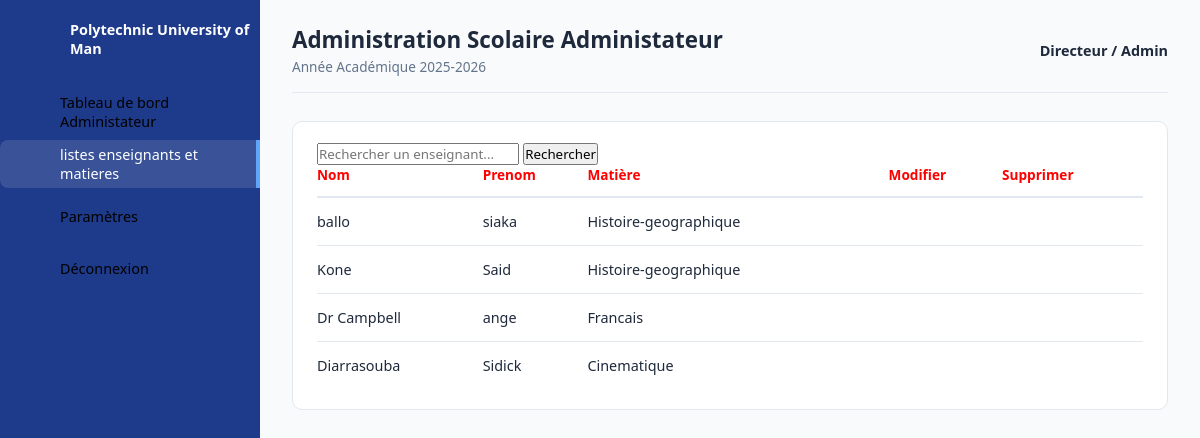
The page /liste_professeur/ on the database as committed earlier.
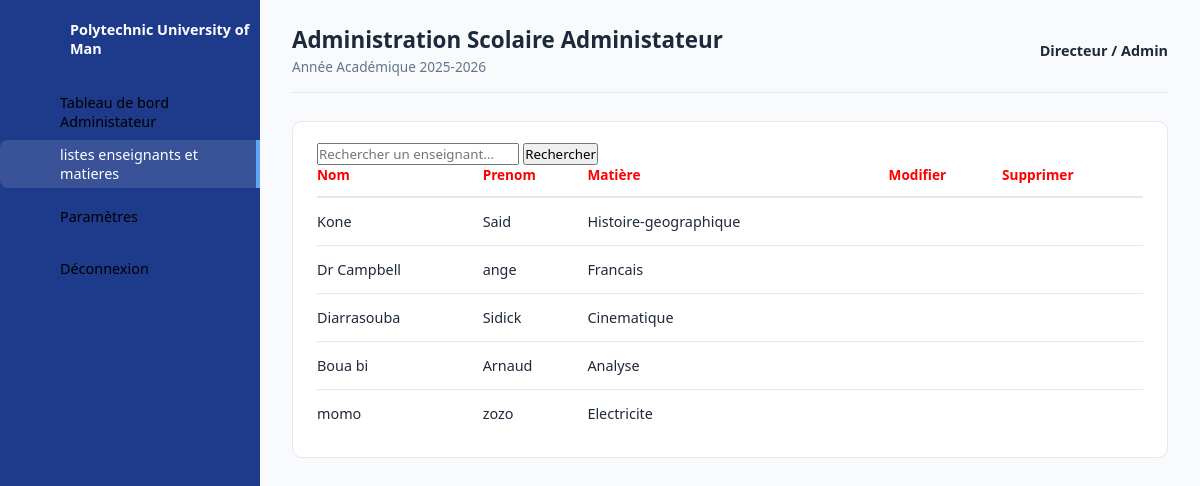
The same page on the database as committed later.
### new_project/models.py (models this page shows, shortened)
class Professeur (models.Model):
    nom=models.CharField(max_length=100)
    prenom =models.CharField(max_length=100)
    age=models.IntegerField(default=0)
    classe = models.ForeignKey(Classes, on_delete=models.SET_NULL,null=True,blank=True)
    matiere =models.ForeignKey (Matieres, on_delete=models.SET_NULL,null=True, blank=True)
    id_user =models.OneToOneField(Utilisateur, on_delete=models.CASCADE, related_name='professeur' , null=True )
    class Meta:
        verbose_name = "Professeur"
        verbose_name_plural = "Professeurs"

class Matieres (models.Model):
    nom=models.CharField(max_length=50)
    class Meta:
        verbose_name = "Matière"
        verbose_name_plural = "Matières"
    def __str__(self):
        return self.nom

### new_project/views.py (the view)
# urls.py: path("liste_professeur/", liste_professeur, name='liste_professeur'),
def liste_professeur(request):
    recherche = request.GET.get('recherche')
    if recherche:
        professeurs = Professeur.objects.filter(
            nom__icontains=recherche
        )
    else:
        professeurs = Professeur.objects.all()
    context = {
        'professeurs': professeurs,
        'recherche': recherche
    }
    return render(
        request,
        'liste_professeur.html',
        context
    )

### templates/liste_professeur.html (shortened to what this page needs)
{% load static %}
<!DOCTYPE html>
<html lang="fr">
<head>
    <link rel="stylesheet" href="{% static 'css/dashboardadmin.css' %}?v=2.0">
</head>
<body>
    <div class="container">
        <aside class="navigation">
            <ul>
                <li class="brand">
                    <a href="#">
                        <span class="titre">Polytechnic University of Man</span>
                    </a>
                </li>
                <li>
                    <a href="{% url 'dashboardadmin' %}">
                        <span class="titre">Tableau de bord Administateur</span>
                    </a>
                </li>
                <li class="active">
                    <a href="{% url 'liste_professeur' %}">
                        <span class="titre">listes enseignants et matieres</span>
                    </a>
                </li>
                <li>
                    <a href="#">
                        <span class="titre">Paramètres</span>
                    </a>
                </li>
                <li class="logout">
                    <a href="{% url 'deconnexion' %}">
                        <span class="titre">Déconnexion</span>
                    </a>
                </li>
            </ul>
        </aside>
        <main class="main-content">
            <header class="topbar">
                <div>
                    <h2>Administration Scolaire Administateur</h2>
                    <p class="subtitle">Année Académique 2025-2026</p>
                </div>
                <div class="user-profile">
                    <span>Directeur / Admin</span>
                </div>
            </header>
            <section class="details">
                <div class="recent-orders">
                   <form method="GET" class="search-form">
                        <input type="text" name="recherche" placeholder="Rechercher un enseignant..."    value="{{ request.GET.recherche }}">
                         <button type="submit">Rechercher</button>
                    </form>
                    <table>
                        <thead>
                            <tr>
                                <td class="lock">Nom</td>
                                <td class="lock">Prenom</td>
                                <td class="lock">Matière</td>
                                <td class="lock">Modifier</td>
                                <td class="lock">Supprimer</td>
                            </tr>
                        </thead>
                        <tbody>
                            {% for professeur in professeurs %}
                            <tr>
                                <td>{{ professeur.nom }}</td>
                                <td>{{ professeur.prenom }}</td>
                                <td>{{ professeur.matiere }}</td>
                                <td>
                                </td>
                                <td>
                                </td>
                            </tr>
                            {% empty %}
                            <tr>
                                <td colspan="7">Aucun enseignant trouvé.</td>
                            </tr>
                            {% endfor %}
                        </tbody>
                    </table>
                </div>
            </section>
        </main>
    </div>
</body>
</html>

Rows that differ between the two databases and show on the page:
removed Professeur: nom "ballo", prenom "siaka", matiere "Histoire-geographique"
added Professeur: nom "Boua bi", prenom "Arnaud", matiere "Analyse"
added Professeur: nom "momo", prenom "zozo", matiere "Electricite"
